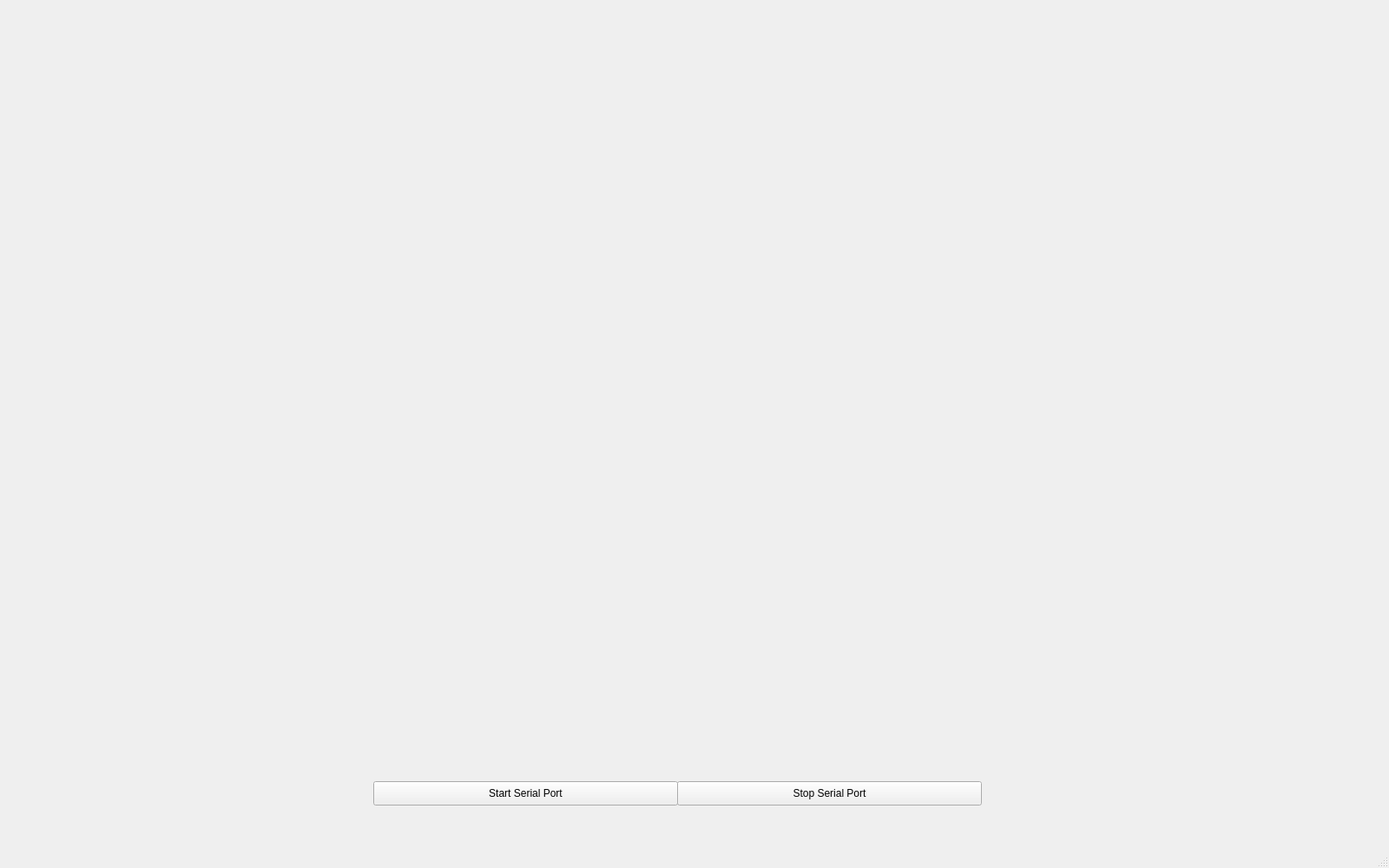
<?xml version="1.0" encoding="UTF-8"?>
<ui version="4.0">
 <class>MainWindow</class>
 <widget class="QMainWindow" name="MainWindow">
  <property name="geometry">
   <rect>
    <x>0</x>
    <y>0</y>
    <width>1600</width>
    <height>1000</height>
   </rect>
  </property>
  <property name="windowTitle">
   <string>MainWindow</string>
  </property>
  <widget class="QWidget" name="centralwidget">
   <widget class="QWidget" name="verticalLayoutWidget">
    <property name="geometry">
     <rect>
      <x>50</x>
      <y>40</y>
      <width>1531</width>
      <height>861</height>
     </rect>
    </property>
    <layout class="QVBoxLayout" name="verticalLayout"/>
   </widget>
   <widget class="QPushButton" name="start">
    <property name="geometry">
     <rect>
      <x>430</x>
      <y>900</y>
      <width>351</width>
      <height>28</height>
     </rect>
    </property>
    <property name="text">
     <string>Start Serial Port</string>
    </property>
   </widget>
   <widget class="QPushButton" name="stop">
    <property name="geometry">
     <rect>
      <x>780</x>
      <y>900</y>
      <width>351</width>
      <height>28</height>
     </rect>
    </property>
    <property name="text">
     <string>Stop Serial Port</string>
    </property>
   </widget>
  </widget>
  <widget class="QMenuBar" name="menubar">
   <property name="geometry">
    <rect>
     <x>0</x>
     <y>0</y>
     <width>1600</width>
     <height>25</height>
    </rect>
   </property>
  </widget>
  <widget class="QStatusBar" name="statusbar"/>
 </widget>
 <resources/>
 <connections/>
</ui>
